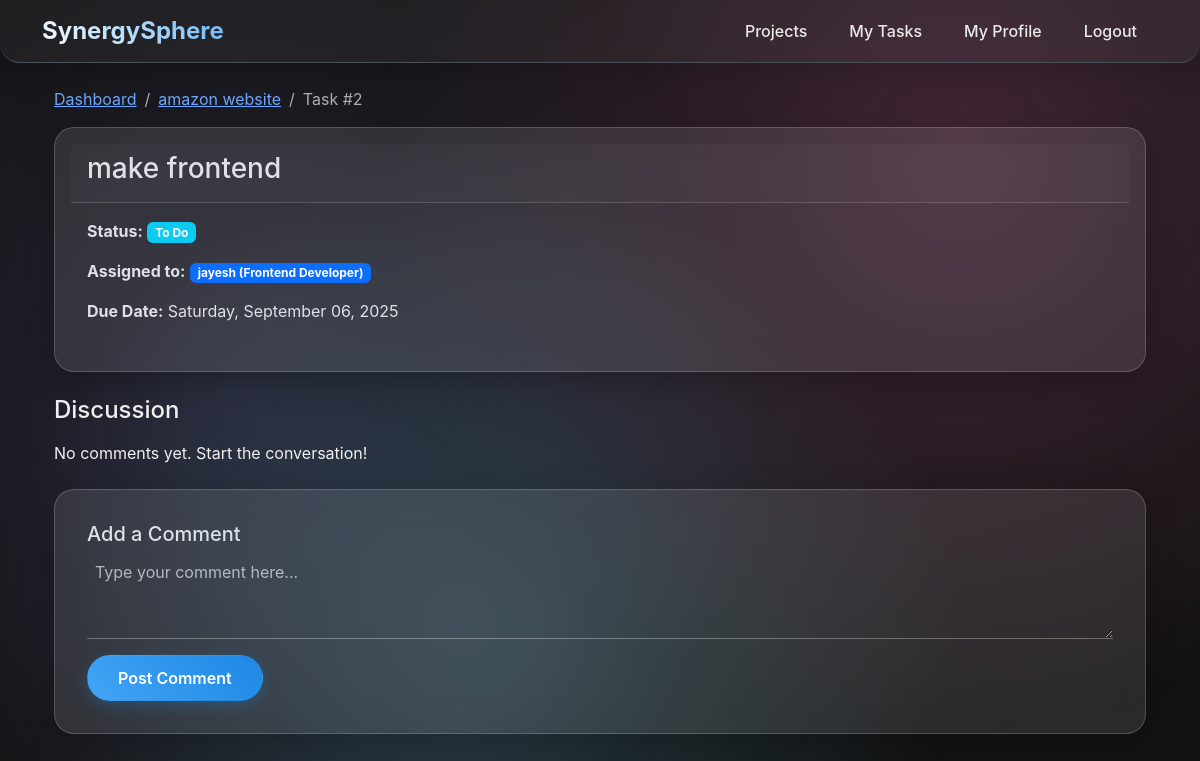
The page /task/2 (signed in) on the database its author committed.
### app.py (models this page shows)
class Project(db.Model):
    id = db.Column(db.Integer, primary_key=True)
    name = db.Column(db.String(100), nullable=False)
    description = db.Column(db.Text, nullable=True)
    tags = db.Column(db.String(200), nullable=True)
    deadline = db.Column(db.Date, nullable=True)
    priority = db.Column(db.String(20), nullable=True)
    tasks = db.relationship('Task', backref='project', lazy=True, cascade="all, delete-orphan")

class Task(db.Model):
    id = db.Column(db.Integer, primary_key=True)
    content = db.Column(db.Text, nullable=False)
    status = db.Column(db.String(20), nullable=False, default='To Do')
    priority = db.Column(db.Integer, nullable=False, default=50)
    due_date = db.Column(db.Date, nullable=True)
    project_id = db.Column(db.Integer, db.ForeignKey('project.id'), nullable=False)
    assignee_id = db.Column(db.Integer, db.ForeignKey('user.id'), nullable=True)
    comments = db.relationship('Comment', backref='task', lazy=True, cascade="all, delete-orphan")

class User(db.Model, UserMixin):
    id = db.Column(db.Integer, primary_key=True)
    username = db.Column(db.String(20), unique=True, nullable=False)
    password = db.Column(db.String(60), nullable=False)
    role = db.Column(db.String(50), nullable=False, default='Developer')
    projects = db.relationship('Project', secondary=project_members, backref='members', lazy='dynamic')
    tasks = db.relationship('Task', backref='assignee', lazy=True)
    comments = db.relationship('Comment', backref='author', lazy=True)

### app.py (the view)
@app.route('/task/<int:task_id>')
@login_required
def task_detail(task_id):
    task = Task.query.get_or_404(task_id)
    if current_user not in task.project.members:
        flash("You do not have access to this task.", "danger"); return redirect(url_for('dashboard'))
    return render_template('task_detail.html', task=task)

### app.py (called while the page is built)
@login_manager.user_loader
def load_user(user_id):
    return User.query.get(int(user_id))

### templates/task_detail.html (shortened to what this page needs)
{% extends "layout.html" %}
{% block content %}
<div class="container">
    <nav aria-label="breadcrumb">
        <ol class="breadcrumb">
            <li class="breadcrumb-item"><a href="{{ url_for('dashboard') }}">Dashboard</a></li>
            <li class="breadcrumb-item"><a href="{{ url_for('project_board', project_id=task.project.id) }}">{{ task.project.name }}</a></li>
            <li class="breadcrumb-item active" aria-current="page">Task #{{ task.id }}</li>
        </ol>
    </nav>
    <div class="card mb-4">
        <div class="card-header">
            <h3>{{ task.content }}</h3>
        </div>
        <div class="card-body">
            <p><strong>Status:</strong> <span class="badge bg-info">{{ task.status }}</span></p>
            <p><strong>Assigned to:</strong> <span class="badge bg-primary">{{ task.assignee.username }} ({{ task.assignee.role }})</span></p>
            <p><strong>Due Date:</strong> {{ task.due_date.strftime('%A, %B %d, %Y') }}</p>
        </div>
    </div>
    <h4 class="mb-3">Discussion</h4>
    <div class="comments-section mb-4">
        {% for comment in task.comments|sort(attribute='timestamp') %}
        <div class="card mb-3">
            <div class="card-body">
                <p class="card-text">{{ comment.content }}</p>
                <footer class="blockquote-footer">
                    {{ comment.author.username }} on <cite title="Source Title">{{ comment.timestamp.strftime('%Y-%m-%d @ %H:%M') }}</cite>
                </footer>
            </div>
        </div>
        {% else %}
        <p>No comments yet. Start the conversation!</p>
        {% endfor %}
    </div>
    <div class="card">
        <div class="card-body">
            <h5 class="card-title">Add a Comment</h5>
            <form method="POST" action="{{ url_for('add_comment', task_id=task.id) }}">
                <div class="mb-3">
                    <textarea class="form-control" name="content" rows="3" placeholder="Type your comment here..." required></textarea>
                </div>
                <button type="submit" class="btn btn-primary">Post Comment</button>
            </form>
        </div>
    </div>
</div>
{% endblock %}

### static/css/style.css (style rules this page uses)
* { margin: 0; padding: 0; box-sizing: border-box; }
body { font-family: 'Poppins', -apple-system, BlinkMacSystemFont, 'Segoe UI', Roboto, Oxygen, Ubuntu, Cantarell, sans-serif; background: url('../img/background.jpg') no-repeat center center fixed; background-size: cover; min-height: 100vh; color: #f0f0f0; position: relative; overflow-x: hidden; }
body::before { content: ''; position: fixed; top: 0; left: 0; width: 100%; height: 100%; background: radial-gradient(circle at 20% 50%, rgba(120, 119, 198, 0.2) 0%, transparent 50%), radial-gradient(circle at 80% 20%, rgba(255, 119, 198, 0.2) 0%, transparent 50%), radial-gradient(circle at 40% 80%, rgba(120, 219, 255, 0.2) 0%, transparent 50%); animation: gradientShift 10s ease-in-out infinite; z-index: -2; }
.card, .glass-card, .project-card { background: rgba(255, 255, 255, 0.1) !important; backdrop-filter: blur(15px) !important; border: 1px solid rgba(255, 255, 255, 0.18) !important; border-radius: 20px !important; box-shadow: 0 8px 32px rgba(0,0,0,0.25) !important; transition: all 0.3s ease; position: relative; overflow: hidden; padding: 1rem; }
.btn { border-radius: 25px !important; font-weight: 600; padding: 10px 30px; border: 1px solid transparent; transition: all 0.3s ease; position: relative; overflow: hidden; }
.btn::before { content: ''; position: absolute; top: 0; left: -100%; width: 100%; height: 100%; background: linear-gradient(90deg, transparent, rgba(255,255,255,0.2), transparent); transition: left 0.5s; }
.btn-primary { background: linear-gradient(45deg, #42a5f5, #1e88e5) !important; color: #fff !important; box-shadow: 0 4px 15px rgba(30,136,229,0.3); }
.form-control, .form-select { background: transparent !important; border: none !important; border-bottom: 1px solid rgba(255,255,255,0.3) !important; border-radius: 0 !important; color: #fff !important; padding-left: 0.5rem !important; }

### rows shown on the page
Project: project.name "amazon website"
Task: id "2", content "make frontend", status "To Do", due_date "Saturday, September 06, 2025"
User: assignee.username "jayesh", assignee.role "Frontend Developer"
